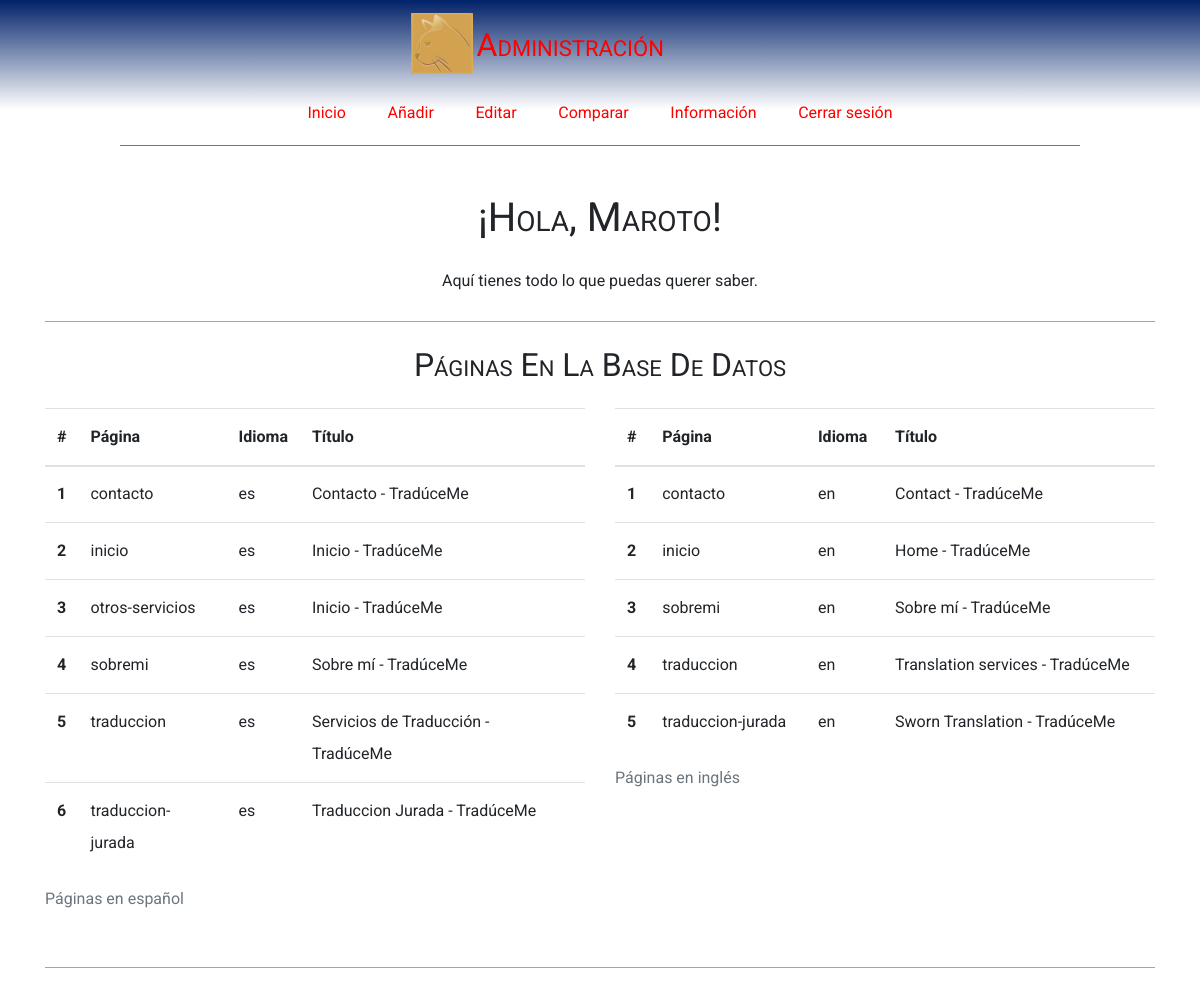
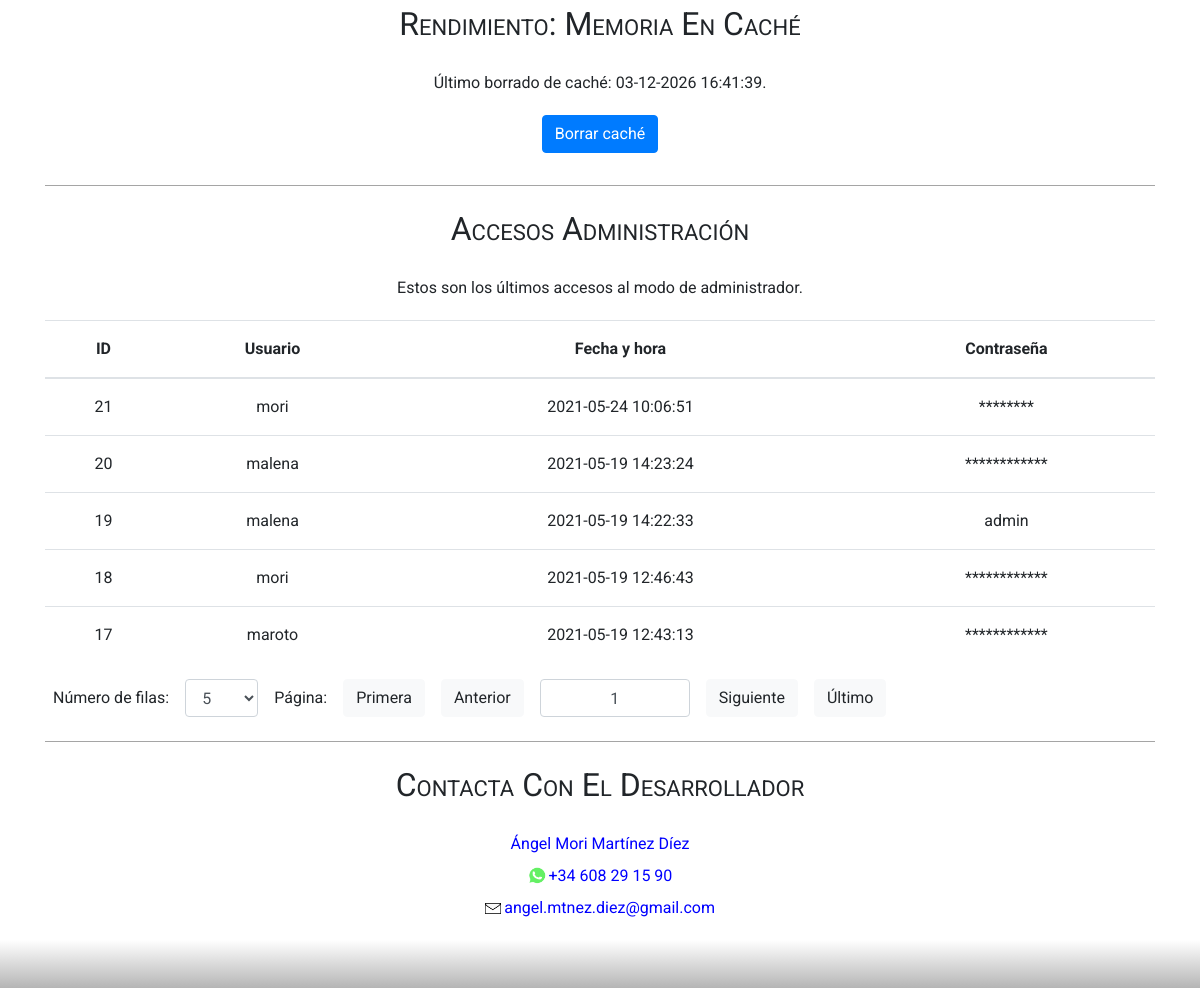
Screenshot of /tm_admin/info.php (signed in) with the database file from the repository (2 pictures, top to bottom).
### tables this page shows
CREATE TABLE `tm_page` (
  `page_name` varchar(40) NOT NULL,
  `lang` varchar(2) NOT NULL,
  `title` varchar(70) NOT NULL,
  `content` longtext NOT NULL
);

### tm_admin/adminFunctions.php (the view, shortened to what this page needs)
<?php
function tabularMatrizN($matrizDatos, $arrayCabeceras = null, $clase = '', $caption = '')
{
    $tabla = "<table class='$clase'>
                <caption>$caption</caption>
                <thead>";
    if (is_array($arrayCabeceras)) {
        $maxCols = count($arrayCabeceras);
        $tabla .=  "<tr>";
        $tabla .=  "<th>#</th>";
        foreach ($arrayCabeceras as $th) {
            $tabla .=  "<th>$th</th>";
        }
        $tabla .=  "<tr>";
    }
    $tabla .= "</thead><tbody>";
    $row = 1;
    foreach ($matrizDatos as $fila) {
        $tabla .=  '<tr><th>' . $row++ . '</th>';
        $col = 0;
        foreach ($fila as $celda) {
            if ($maxCols <= $col) {
                break;
            }
            $col++;
            $tabla .=  "<td>" . $celda . "</td>";
        }
        $tabla .=  '</tr>';
    }
    $tabla .=  "</tbody></table>";
    return $tabla;
}

### assets/css/estructura.css (style rules this page uses)
* { font-family: 'Roboto', 'Lucida Sans', 'Lucida Sans Regular', 'Lucida Grande', 'Lucida Sans Unicode', Geneva, Verdana, sans-serif }
* { padding: 0; margin: 0; }
html { overflow-y: scroll visible; overflow-x: scroll visible; }
html, body { width: 100%; height: 100%; max-width: 100%; font-size: 16px; line-height: 2rem; }
body { -ms-overflow-style: none; scrollbar-width: none; }
body { display: grid; grid-template-columns: 1fr; grid-template-rows: min-content min-content min-content auto min-content min-content; grid-template-areas: 'cabecera''menú''migas''cuerpo''aside''pie'; }

### rows the page displays
tm_page: page_name "contacto", lang "es", title "Contacto - TradúceMe"
tm_page: page_name "inicio", lang "es", title "Inicio - TradúceMe"
tm_page: page_name "otros-servicios", lang "es", title "Inicio - TradúceMe"
tm_page: page_name "sobremi", lang "es", title "Sobre mí - TradúceMe"
tm_page: page_name "traduccion", lang "es", title "Servicios de Traducción - TradúceMe"
tm_page: page_name "traduccion-jurada", lang "es", title "Traduccion Jurada - TradúceMe"
tm_page: page_name "contacto", lang "en", title "Contact - TradúceMe"
tm_page: page_name "inicio", lang "en", title "Home - TradúceMe"
tm_page: page_name "sobremi", lang "en", title "Sobre mí - TradúceMe"
tm_page: page_name "traduccion", lang "en", title "Translation services - TradúceMe"
tm_page: page_name "traduccion-jurada", lang "en", title "Sworn Translation - TradúceMe"

### other values shown
$tituloPaginaAdmin "¡Hola, Maroto!"
$caption "Páginas en español Páginas en inglés"
$th "Página"
$th "Idioma"
$th "Título"
$fechaCache "03-12-2026 16:41:39"
